Frame 1 (no input): blank canvas, image omitted
Frame 60 (no input): blank canvas, image omitted
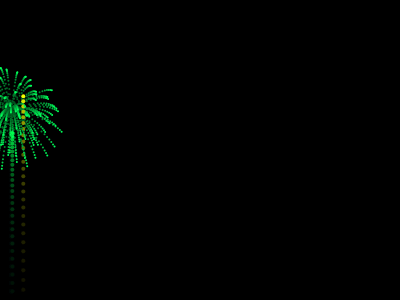
Frame 120 (the mouse pressed at the canvas centre since frame 60)

The p5.js sketch whose frames 1 and 60 were blank and that drew this single picture after the mouse press (run headless with seeded random() and noise() and a simulated clock; from frame 60 on, the mouse is pressed at the canvas centre):

// p5.js sketch
// ── sketch.js
var fireworks = [];
var gravity;

function setup() {
  createCanvas(400, 300)
  colorMode(HSB)
  gravity = createVector(0, 0.2)
  stroke(255)
  strokeWeight(4)
  background(0)
}

function draw() {
  colorMode(RGB)
  background(0,0,0, 25)

  if (random(1) < 0.03) {
    fireworks.push(new Firework())
  }

  for (var i = 0; i < fireworks.length; i++) {
    fireworks[i].update()
    fireworks[i].show()
    if (fireworks[i].done()) {
      fireworks.splice(i, 1)
    }
  }
}
// ── firework.js
function Firework () {
    this.hu = random(255);
    this.firework = new Partical(random(width), height, this.hu, true)
    this.exploded = false;
    this.particles = [];

    this.isOffBound = function() {
        return this.firework.isOffbound()
    }

    this.done = function() {
        if (this.exploded && this.particles.length === 0) {
            return true
        } else {
            return false
        }
    }

    this.update = function() {
        if (!this.exploded) {
            this.firework.applyForce(gravity)
            this.firework.update()

            if (this.firework.vel.y >= 0) {
                this.exploded = true
                this.explode()
            }
        }
        for (var i = this.particles.length - 1; i >= 0; i--) {
            this.particles[i].applyForce(gravity)
            this.particles[i].update()
            if (this.particles[i].done()) {
                this.particles.splice(i, 1)
            }
        }
    }

    this.explode = function() {
        for (var i = 0; i < 100; i++) {
            var p = new Partical(this.firework.pos.x, this.firework.pos.y, this.hu, false)
            this.particles.push(p)
        }
    }

    this.show = function() {
        if (!this.exploded) {
            this.firework.show()
        } 
        for (var i = 0; i < this.particles.length; i++) {
            this.particles[i].show()
        }
    }
}
// ── partical.js
function Partical(x, y, hu, isFirework) {
    this.pos = createVector(x, y);
    this.lifespan = 255;
    this.hu = hu

    this.isFirework = isFirework
    if (this.isFirework) {
        this.vel = createVector(0, random(-12, -8));
    } else {
        this.vel = p5.Vector.random2D()
        this.vel.mult(random(1,10))
    }
    this.acc = createVector(0, 0);

    this.applyForce = function(force) {
        this.acc.add(force)
    }

    this.update = function() {
        if (!this.isFirework) {
            this.vel.mult(0.87)
            this.lifespan -= 4
        }
        this.vel.add(this.acc)
        this.pos.add(this.vel)
        this.acc.mult(0)
    }

    this.done = function () {
        if (this.lifespan < 0) {
            return true
        } else {
            return false
        }
    }

    this.show = function() {
        colorMode(HSB)
        if (!this.isFirework) {
            strokeWeight(2)
            stroke(hu, 255, 255, this.lifespan)
        } else {
            strokeWeight(4)
            stroke(hu, 255, 255)
        }
        point(this.pos.x, this.pos.y)
    }

    this.isOffbound = function () {
        return this.pos.x < -1
    }
}
